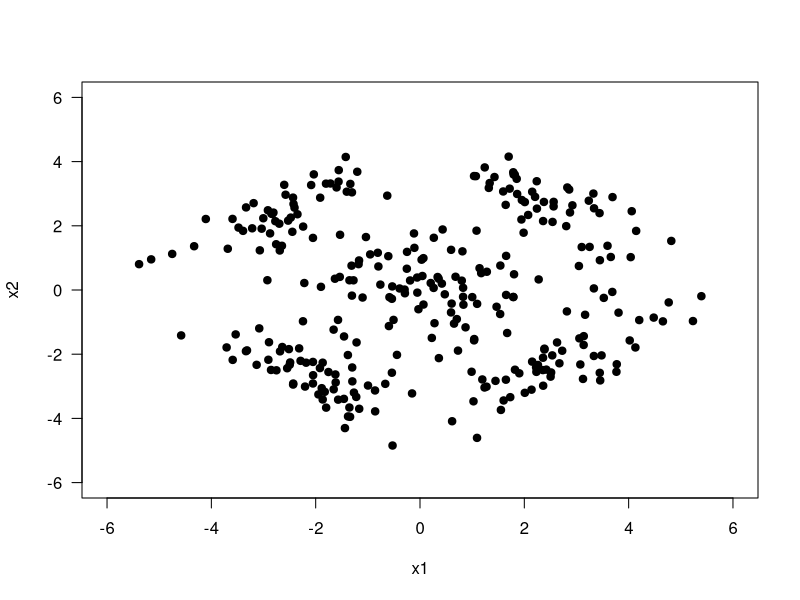
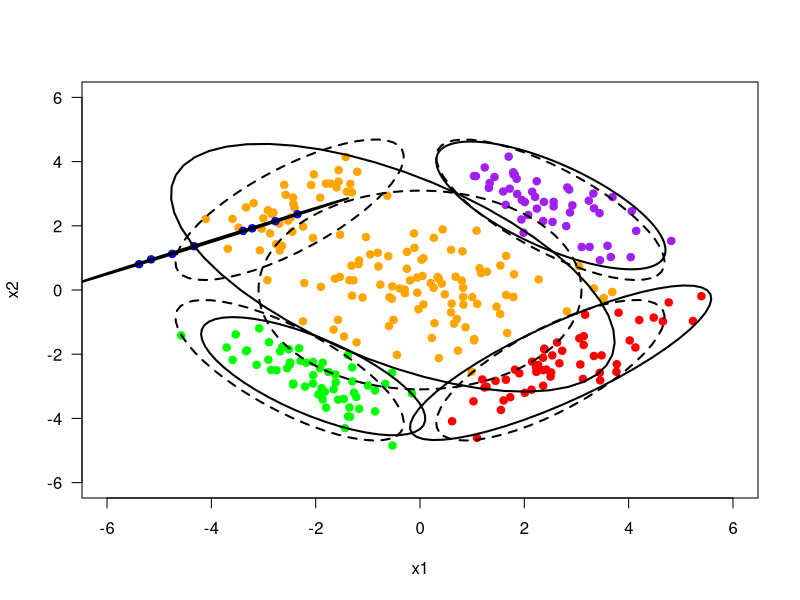

Write the R code that produced these figures, in order.
library(MASS)
library(mixtools)

#we always use MASS library in the labs.


#since our course code is 521 , all of the homeworks's seeds are 521.
set.seed(521)


# mean parameters
means_of_classes = matrix(c(+2.5, +2.5,     #the mean parameters are given
                            -2.5, +2.5,
                            -2.5, -2.5,
                            +2.5, -2.5,
                            0.0, 0.0),2,5)


# covariance parameters
covariances_of_classes = array(c(+0.8, -0.6, -0.6, +0.8, +0.8, +0.6, +0.6, +0.8,    #since the covariances are given
                                 +0.8, -0.6, -0.6, +0.8, +0.8, +0.6, +0.6, +0.8,
                                 +1.6, -0.0, -0.0, +1.6), c(2, 2, 5))


length1= 50; #for the first 4 length
length2= 100; #for the last length

# sample sizes

size_of_classes = c(length1,length1,length1,length1, #the first four has 50 
                    length2) #the last has 100.

# generate random samples
# function's usage example mvrnorm(n = 1, mu, Sigma, tol = 1e-06, empirical = FALSE)
# n= number fo samples,mu= means , Sigma = covariances , tolerance , logical )
points_first = mvrnorm(n = size_of_classes[1],  means_of_classes[,1], covariances_of_classes[,,1])
points_second= mvrnorm(n = size_of_classes[2],  means_of_classes[,2],  covariances_of_classes[,,2])
points_third= mvrnorm(n = size_of_classes[3], means_of_classes[,3], covariances_of_classes[,,3])
points_fourth = mvrnorm(n = size_of_classes[4],  means_of_classes[,4], covariances_of_classes[,,4])
points_fifth = mvrnorm(n = size_of_classes[5],  means_of_classes[,5],  covariances_of_classes[,,5])

# to gather all of them 
X = rbind(points_first, points_second, points_third, points_fourth, points_fifth)

# plot data points
plot(points_first[,1], points_first[,2], type = "p", pch = 19, col = "black", las = 1,
     xlim = c(-6, 6), ylim = c(-6, 6),
     xlab = "x1", ylab = "x2")

#with points we can plot the others.
points(points_second[,1], points_second[,2], type = "p", pch = 19, col = "black")
#plot second
points(points_third[,1], points_third[,2], type = "p", pch = 19, col = "black")
#plot third
points(points_fourth[,1], points_fourth[,2], type = "p", pch = 19, col = "black")
#plot fourth
points(points_fifth[,1], points_fifth[,2], type = "p", pch = 19, col = "black")
#plot fifth

number_of_points <- 300   # sum of the class sizes.
centeroids <<- NULL


#Setting clustering number.
K <- 5
N <- length(size_of_classes)


appointments <<- NULL #in the lab 11 this is the same as assignements variable.



#the first two iterations step

for(i in 1:2 ){
  
  if (is.null(centeroids) == 1) {
    #initializing centroids to K cluster with number of points with randomly
    #then we will change the center of them looking at the distances.
    centeroids = X[sample(1:number_of_points, K),]
  } 
  else {
    for (m in 1:K) {
      centeroids[m,] = colMeans(X[appointments == m,])
    }  
  }
  #these are all very similar from lab 11.
  
  temporary = as.matrix(dist(rbind(centeroids, X), method = "euclidean"))
  temporary = temporary[1:nrow(centeroids), (nrow(centeroids) + 1):(nrow(centeroids) + nrow(X))]
  appointments <<- sapply(1:ncol(temporary), function(h) {which.min(temporary[,h])})
  
}



#initialize em

# calculate prior probabilities like in the older homeworks
prior_probabilities <- sapply(X = 1:K, 
                              FUN = function(c) {mean(appointments == c)})


# in here we find sample covariances

sample_covariances<- 0*covariances_of_classes # create covariance of classes length zero matrix

indice<- 0
centeroids <- t(centeroids) #we have to transpose centroids.
data_dimension = 2 # our data has two dimension namely x1,x2
temporary_covariances<- matrix(0,4,K)  #create zero matrix for the covariances

for (i in 1:data_dimension){
  temp_data <- X[,i]
  for (j in 1:data_dimension){
    temp_data_2 <- X[,j]
    # we will look for the x1 x2 and mean difference from the centeroids with two for loop.
    indice <- indice+1 #to start with 1.
    
    temporary_covariances[indice,]<- sapply(X = 1:K, FUN = function(c) {mean((temp_data[appointments == c] - 
                                                                                centeroids[i,c])*(temp_data_2[appointments == c] - centeroids[j,c]))})
    
  }
}

for (i in 1:K){
  sample_covariances[,,i] <-matrix(temporary_covariances[,i],2,2)
}


#em algorithm

em_max_iteration <- 100

aim <- matrix(0,number_of_points,K) #one of K encoding same as the older homeworks.

for (d in 1:em_max_iteration){
  
  #E-step
  sum_of_aim <- matrix(0,sum(size_of_classes))
  for (i in 1:number_of_points){
    for ( j in 1:K){
      #looking at the distances again.
      distances=X[i,]- centeroids[,j]
      #those distances changes will help to correct the mean in the future.
      #corrected with every iteration
      aim[i,j] <- (2*pi*(det(sample_covariances[,,j]))^(-0.5))%*%
        exp((-0.5)*t(distances)%*% solve(sample_covariances[,,j])%*%(distances)) * prior_probabilities[j] 
      
      #corrected with every iteration
      sum_of_aim[i] = sum_of_aim[i]+aim[i,j]
    }
  }
  #as discussed in the lecture, this matrix will have data * cluster size places.
  H=matrix(0,number_of_points,K)
  
  #finding every points possibility for any group
  
  H[,1] <- aim[,1]/sum_of_aim
  H[,2] <- aim[,2]/sum_of_aim
  H[,3] <- aim[,3]/sum_of_aim
  H[,4] <- aim[,4]/sum_of_aim
  H[,5] <- aim[,5]/sum_of_aim
  
  
  #rowSums(H) Since it is the probability every row's summation should be add up to 1.
  
  #Same M-step discussed in the Lecture 21.
  for (g in 1:K){
    centeroids[,g] <- t(X)%*%H[,g]/sum(H[,g])
  }
  
  for (i in 1:K){
    
    class_total_var= matrix(0,  2,  2)
    #now we have to look for the distance for all points.
    for (j in 1:number_of_points){
      distance=X[j,]-centeroids[,i]
      
      #as discussed the distance in the lecture 21 I gave dist 
      class_total_var=class_total_var + H[j,i]*(distance)%*%t(distance)
      
    }
    #with dividing the class total var to sum of its members find the sample covariance.
    total_H_i = sum(H[,i])
    sample_covariances[,,i] = class_total_var/total_H_i
  }
  
  #prior probabilites are changing with the H's.
  prior_probabilities <- colSums(H)/sum(size_of_classes)  
}

#all of the data points probability should be the number of data points and I checked this
sum(H[,2])+ sum(H[,1])+ sum(H[,3])+ sum(H[,4])+ sum(H[,5]) #should be 300.
centeroids <- t(centeroids) #again transpose it for the dimensions


H_maximum_probability=max.col(H) #maximum probability class assigned to it. FOr example if class2 has a higher prob returns 2 fro that column

colors=c("orange","red", "green", "blue", "purple")  

plot(X[,1][H_maximum_probability==1], X[,2][H_maximum_probability==1], type = "p", pch = 19, col = colors[1], las = 1,
     xlim = c(-6, 6), ylim = c(-6, 6),  xlab = "x1", ylab = "x2")
#with points we can plot the others.
#plot 2
points(X[,1][H_maximum_probability==2], X[,2][H_maximum_probability==2], type = "p", pch = 19, col = colors[2])
#plot 3
points(X[,1][H_maximum_probability==3], X[,2][H_maximum_probability==3], type = "p", pch = 19, col = colors[3])
#plot 4
points(X[,1][H_maximum_probability==4], X[,2][H_maximum_probability==4], type = "p", pch = 19, col = colors[4])
#plot 5
points(X[,1][H_maximum_probability==5], X[,2][H_maximum_probability==5], type = "p", pch = 19, col = colors[5])



# print the centeroids to compare it with the homework.
# even though the order difference ??ay be unimportant I would like to 
#order them as in the homework given.

centeroid_as_homework = 0*centeroids

centeroid_as_homework[1,]=centeroids[4,];
centeroid_as_homework[2,]=centeroids[3,];
centeroid_as_homework[3,]=centeroids[2,];
centeroid_as_homework[4,]=centeroids[1,];
centeroid_as_homework[5,]=centeroids[5,];

centeroid_as_homework


#usage of ellipse 
#ellipse(mu, sigma, alpha = .05, npoints = 250, newplot = FALSE, draw = TRUE, ...)
#one must download the mixtools package to use the ellipses.

for(i in 1:K){
  #these plots are from the means of the classes
  # we use the lty=2 for the dashed line as aked in the homework.
  # our aim is to plot over the datapoints so we make newplot false .
  ellipse(means_of_classes[,i], covariances_of_classes[,,i], .05,  size_of_classes[i], newplot = FALSE, draw = TRUE, lty=2, lwd=2)
  #these plots are from the centeroids
  ellipse(centeroids[i,], sample_covariances[,,i], .05, size_of_classes[i], newplot = FALSE, draw = TRUE, lwd=2)
}
